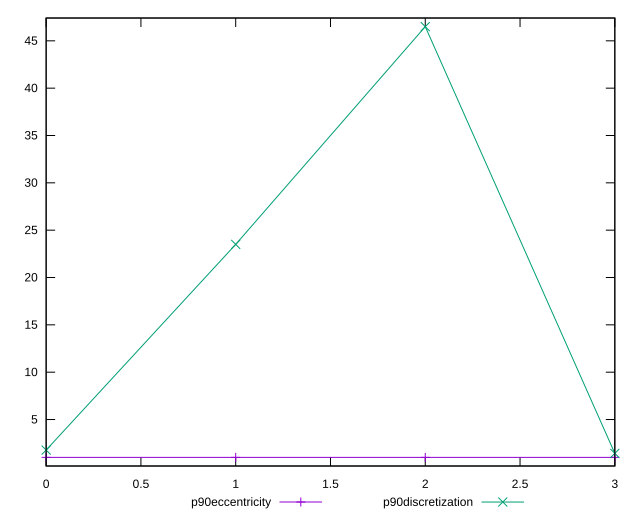

Write gnuplot code to recreate this figure.
reset

$p90Eccentricity <<EOF
0 1
1 0.9999999999999999
2 1.0000000000000007
3 1.0000000000000002
EOF

$p90Discretization <<EOF
0 1.7735849056603774
1 23.5
2 46.5
3 1.4242424242424243
EOF

set key outside below
set xrange [0:3]
set yrange [0.08999999999999986:47.41]
set trange [0.08999999999999986:47.41]
set terminal svg size 640, 520 enhanced background rgb 'white'
set output "report/report_00029_2021-02-24T13-36-40.390Z/cumulative-layout-shift/progression/eccentricity.svg"

plot $p90Eccentricity title "p90eccentricity" with linespoints, \
     $p90Discretization title "p90discretization" with linespoints

reset
